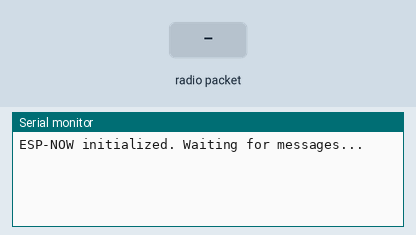
Simulated run of this sketch. Board: ESP32. Parts: the last lines printed to the serial monitor. The test bench sets the inputs (shaded band).

Above: at 1.2 s.
1.3 s: radio packet "1" arrives
At 1.8 s:
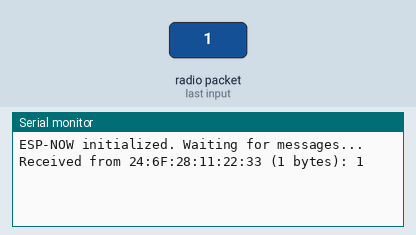
2.8 s: radio packet "0" arrives
At 4.0 s:
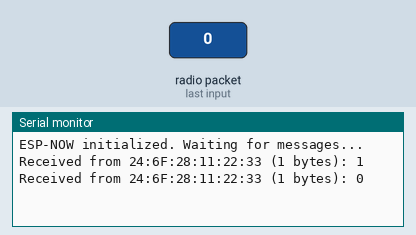
4.3 s: radio packet "2" arrives
At 5.2 s:
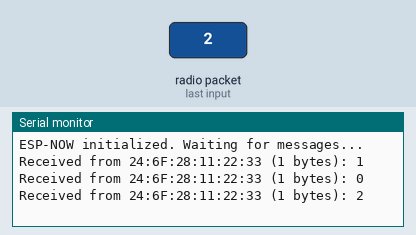

Measured:
- after the input at 1.3 s, the serial monitor: prints a new line at once (image 1)
- after the input at 2.8 s, the serial monitor: prints a new line at once (image 2)
- after the input at 4.3 s, the serial monitor: prints a new line at once (image 3)

The sketch:

testThermometerReceiver.ino
```cpp
#include <WiFi.h>
#include <esp_now.h>
#include <HardwareSerial.h>  // ✅ REQUIRED for HardwareSerial

HardwareSerial mySerial(2);  // using UART2 on GPIO16/17

// Callback when data is received
void OnDataRecv(const esp_now_recv_info_t *recv_info, const uint8_t *incomingData, int len) {
  char macStr[18];
  snprintf(macStr, sizeof(macStr), "%02X:%02X:%02X:%02X:%02X:%02X",
           recv_info->src_addr[0], recv_info->src_addr[1], recv_info->src_addr[2],
           recv_info->src_addr[3], recv_info->src_addr[4], recv_info->src_addr[5]);

  Serial.print("Received from ");
  Serial.print(macStr);
  Serial.print(" (");
  Serial.print(len);
  Serial.print(" bytes): ");

  String message = "";
  for (int i = 0; i < len; i++) {
    message += (char)incomingData[i];
  }
  Serial.println(message);
  mySerial.println(message);
}

void setup() {
  Serial.begin(115200);

  mySerial.begin(9600, SERIAL_8N1, 16, 17);  // RX, TX pins

  WiFi.mode(WIFI_STA);
  WiFi.disconnect();

  if (esp_now_init() != ESP_OK) {
    Serial.println("Error initializing ESP-NOW");
    return;
  }
  Serial.println("ESP-NOW initialized. Waiting for messages...");

  esp_now_register_recv_cb(OnDataRecv);
}

void loop() {
  // Nothing needed in loop
}
```
